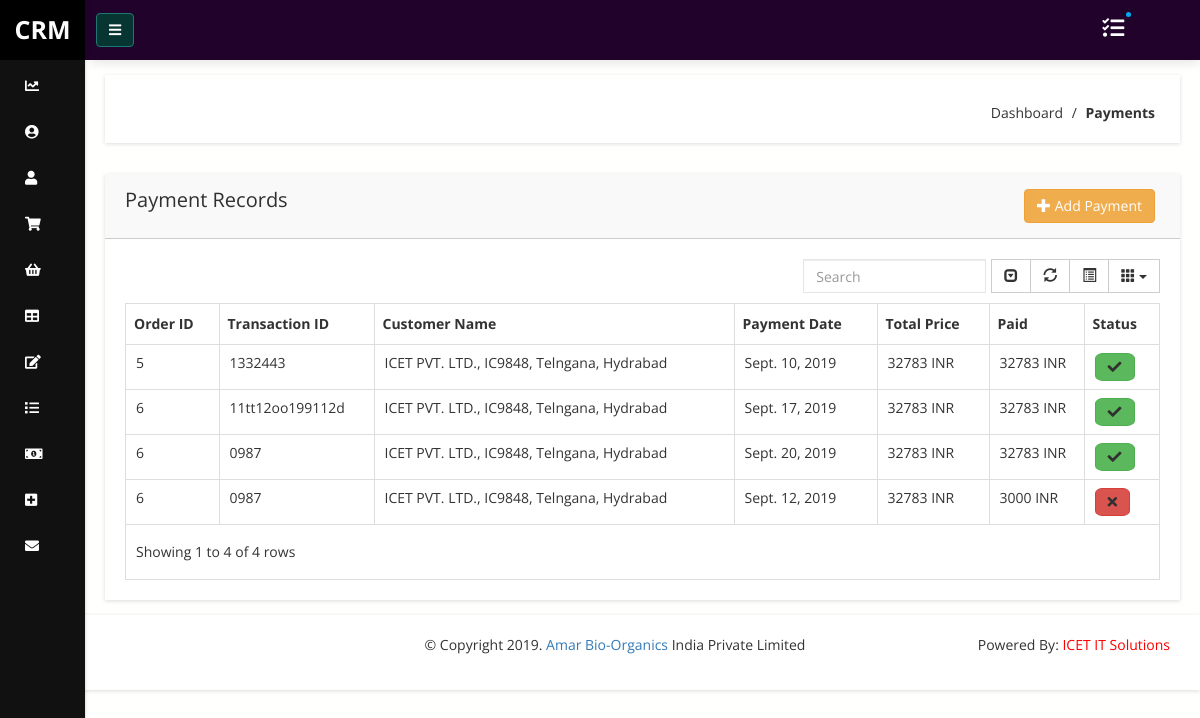
The app's page /user/payment/list (signed in) with its own data.
### crm/models.py (models this page shows, shortened)
class Payment(models.Model):
	categories_choice = (('Bakery','Bakery'),
					('Pharma','Pharma'),
					('Beverages','Beverages'),
					('Ice-Creams','Ice-Creams'),
					('Biscuits','Biscuits'),
					('Confectionary','Confectionary'),
					('B.C','B.C'),
					('SPF','SPF'))
	payment_id = models.AutoField(primary_key=True)
	invoice_id = models.CharField(max_length=500)
	transaction_id = models.CharField(max_length=500) #enabled unique field as true
	product_hsn_code = models.CharField(max_length=20,blank=True,null=True)
	order_name = models.ForeignKey(Performa,on_delete=models.CASCADE,related_name='o1')
	leads = models.ForeignKey(Lead,on_delete=models.CASCADE)
	payment_date = models.DateField(blank=True,null=True)
	pay_amount = models.IntegerField(default=0)
	due_amount = models.IntegerField(blank=True,null=True)
	created_by = models.ForeignKey(User,on_delete=models.CASCADE,blank=True,null=True)
	total_amount = models.IntegerField(blank=True,null=True)
	item_quantity = models.CharField(max_length=100, blank=True, null=True)
	attachment = models.FileField(upload_to='Payslip/',blank=True, null=True)
	categories = models.CharField(max_length=255,blank=True, null=True, choices=categories_choice)
	status = models.BooleanField(default=False)

class Performa(models.Model):
	id = models.AutoField(primary_key=True)
	user = models.ForeignKey(User, on_delete=models.CASCADE,null=True,blank=True)
	customer_name = models.ForeignKey(Lead, on_delete=models.CASCADE)
	customer_contact = models.CharField(max_length=100)
	product_name = models.ForeignKey(Product, on_delete=models.CASCADE)
	quantity = models.IntegerField()
	tentative_date = models.DateField()
	per_item_price = models.IntegerField()
	freight = models.CharField(max_length=100)
	igsst_cost = models.CharField(max_length=100, null=True,blank=True)
	total_amount = models.CharField(max_length=100, null=True,blank=True)
	bank_name = models.ForeignKey(BankDetails, on_delete=models.CASCADE)
	gst_number = models.CharField(max_length=100)
	pan_number = models.CharField(max_length=100)
	ecc = models.CharField(max_length=100)
	division = models.CharField(max_length=100,null=True,blank=True)
	range1 = models.CharField(max_length=100,null=True,blank=True)
	payment_terms = models.CharField(max_length=100,null=True,blank=True)
	delivere_terms = models.CharField(max_length=100,null=True,blank=True)
	remarks = models.CharField(max_length=100,null=True,blank=True)
	insurance = models.BooleanField(default=False)
	payment_status = models.BooleanField(default=False)
	product2 = models.CharField(max_length=100,null=True,blank=True)
	code2 = models.CharField(max_length=100,null=True,blank=True)
	per_item_price2 = models.CharField(max_length=100,null=True,blank=True)
	quantity2 = models.CharField(max_length=100,null=True,blank=True)
	product3 = models.CharField(max_length=100,null=True,blank=True)
	code3 = models.CharField(max_length=100,null=True,blank=True)
	per_item_price3 = models.CharField(max_length=100,null=True,blank=True)
	quantity3 = models.CharField(max_length=100,null=True,blank=True)
	product4 = models.CharField(max_length=100,null=True,blank=True)
	code4 = models.CharField(max_length=100,null=True,blank=True)
	per_item_price4 = models.CharField(max_length=100,null=True,blank=True)
	quantity4 = models.CharField(max_length=100,null=True,blank=True)
	product5 = models.CharField(max_length=100,null=True,blank=True)
	code5 = models.CharField(max_length=100,null=True,blank=True)
	per_item_price5 = models.CharField(max_length=100,null=True,blank=True)
	quantity5 = models.CharField(max_length=100,null=True,blank=True)
	product6 = models.CharField(max_length=100,null=True,blank=True)
	code6 = models.CharField(max_length=100,null=True,blank=True)
	per_item_price6 = models.CharField(max_length=100,null=True,blank=True)
	quantity6 = models.CharField(max_length=100,null=True,blank=True)
	product7 = models.CharField(max_length=100,null=True,blank=True)
	code7 = models.CharField(max_length=100,null=True,blank=True)
	per_item_price7 = models.CharField(max_length=100,null=True,blank=True)
	quantity7 = models.CharField(max_length=100,null=True,blank=True)
	product8 = models.CharField(max_length=100,null=True,blank=True)
	code8 = models.CharField(max_length=100,null=True,blank=True)
	per_item_price8 = models.CharField(max_length=100,null=True,blank=True)
	quantity8 = models.CharField(max_length=100,null=True,blank=True)
	product9 = models.CharField(max_length=100,null=True,blank=True)
	code9 = models.CharField(max_length=100,null=True,blank=True)
	per_item_price9 = models.CharField(max_length=100,null=True,blank=True)
	quantity9 = models.CharField(max_length=100,null=True,blank=True)
	product10 = models.CharField(max_length=100,null=True,blank=True)
	code10 = models.CharField(max_length=100,null=True,blank=True)
	per_item_price10 = models.CharField(max_length=100,null=True,blank=True)
	quantity10 = models.CharField(max_length=100,null=True,blank=True)

class Lead(models.Model):
	categories_choice = (('Bakery','Bakery'),
					('Pharma','Pharma'),
					('Beverages','Beverages'),
					('Ice-Creams','Ice-Creams'),
					('Biscuits','Biscuits'),
					('Confectionary','Confectionary'),
					('B.C','B.C'),
					('Cookies','Cookies'),
					('SPF','SPF'))
	lead_id = models.AutoField(primary_key=True)
	user = models.ForeignKey(User, on_delete=models.CASCADE, null=True, blank=True)
	contacts = models.ManyToManyField(Contact)
	lead_name = models.CharField(max_length=100,blank=True,null=True)
	first_name = models.CharField(max_length=100,null=True,blank=True)
	last_name = models.CharField(max_length=100,null=True,blank=True)
	code = models.CharField(max_length=100, unique=True)
	lead_company = models.CharField(max_length=100,null=True,blank=True)
	status = models.CharField(max_length=255, blank=True,null=True, choices=LEAD_STATUS, default="New")
	source = models.CharField(max_length=255,blank=True, null=True, choices=LEAD_SOURCE)
	phone = models.CharField(max_length=20, null=True,blank=True)
	land_line = models.CharField(max_length=20, null=True,blank=True)
	email = models.EmailField(blank=True,null=True)
	website = models.CharField(max_length=100,null=True,blank=True)
	address = models.CharField(max_length=100,null=True,blank=True)
	street =  models.CharField(max_length=100,null=True,blank=True)
	city = models.CharField(max_length=100,null=True,blank=True)
	dob1 = models.DateField()
	state =  models.CharField(max_length=100,null=True,blank=True)
	postal_code = models.IntegerField(blank=True,null=True)
	country = models.CharField(max_length=100, choices=COUNTRIES,null=True,blank=True)
	description = models.TextField(blank=True, null=True)
	attachment = models.FileField(upload_to='LeadAttach/', null=True, blank=True)
	attachment1 = models.FileField(upload_to='FSSAIL/', null=True, blank=True)
	attachment2 = models.FileField(upload_to='GST/', null=True, blank=True)
	created_on = models.DateTimeField(auto_now=True)
	designation = models.CharField(max_length=100,blank=True,null=True)
	categories = models.ManyToManyField(Category)
	lead_active = models.BooleanField(default=True)
	gst_number = models.CharField(max_length=200,null=True,blank=True)
	department = models.CharField(max_length=200,null=True,blank=True)
	currency_code = models.CharField(max_length=200,choices=CURRENCY_CODES,default='INR')
	def __str__(self):
		if self.code:
			return self.lead_company +', '+ self.code+', '+ self.state+', '+self.city
		else:
			return self.lead_company+', '+ self.state+', '+self.city

### crm/views.py (the view, shortened to what this page needs)
# urls.py: path('user/payment/list', user_payment),
def user_payment(request, id=''):
	user = request.user
	payments = Payment.objects.filter(created_by = user)
	return render(request,'user-payment.html',{'payments':payments})

### crm/templates/user-payment.html (shortened to what this page needs)
 {% extends 'base.html' %} {% load staticfiles %} {% load widget_tweaks %} {% block content %}
<div class="breadcome-area mg-b-30 small-dn">
    <div class="container-fluid">
        <div class="row">
            <div class="col-lg-12">
                <div class="breadcome-list map-mg-t-40-gl shadow-reset">
                    <div class="row">
                        <div class="col-lg-6 col-md-6 col-sm-6 col-xs-6 pull-right">
                            <ul class="breadcome-menu">
                                <li>Dashboard <span class="bread-slash">/</span>
                                </li>
                                <li><span class="bread-blod">Payments</span>
                                </li>
                            </ul>
                        </div>
                    </div>
                </div>
            </div>
        </div>
    </div>
</div>
<div class="admin-dashone-data-table-area">
    <div class="container-fluid">
        <div class="col-lg-12">
        </div>
        <div class="row">
            <div class="col-lg-12">
                <div class="sparkline8-list shadow-reset">
                    <div class="sparkline8-hd">
                        <div class="main-sparkline8-hd">
                            <div class="row">
                                <div class=" col-lg-6 col-md-6 col-xs-6 col-sm-6">
                            <h1>Payment<span class="table-project-n"> Records</span></h1>
                        </div>
                        <div class=" col-lg-6 col-md-6 col-xs-6 col-sm-6">
                            <a href="/user/add/payment" class="btn btn-warning pull-right">
                            <div >
                            <span class="glyphicon glyphicon-plus"></span> Add Payment   </div>
                        </a>
                    </div>
                </div>
                        </div>
                    </div>
                    <div class="sparkline8-graph">
                        <div class="datatable-dashv1-list custom-datatable-overright">
                            <table id="table" data-toggle="table" data-pagination="true" data-search="true" data-show-columns="true" data-show-pagination-switch="true" data-show-refresh="true" data-key-events="true" data-show-toggle="true" data-resizable="true" data-cookie="true"
                                data-cookie-id-table="saveId" data-click-to-select="true" data-show-export="false" data-toolbar="#toolbar">
                                <thead>
                                    <tr>
                                        <th data-field="order id">Order ID</th>
                                        <th data-field="transaction id">Transaction ID</th>
                                        <th data-field="lead name" data-editable="false">Customer Name</th>
                                        <th data-field="unit price" data-editable="false">Payment Date</th>
                                        <th data-field="total price">Total Price</th>
                                        <th data-field="attachment">Paid</th>
                                        <th data-field="status">Status</th>
                                    </tr>
                                </thead>
                                <tbody>
                                    {% for pay in payments %}
                                    <tr>
                                        <td>{{ pay.order_name.id }}</td>
                                        <td>{{ pay.transaction_id }}</td>
                                        <td>{{ pay.leads }}</td>
                                        <td>{{ pay.payment_date }}
                                        <td>{{ pay.total_amount }} {{ pay.leads.currency_code }}</td>
                                        <td>{{ pay.pay_amount }} {{ pay.leads.currency_code }}</td>
                                        {% if pay.status %}<td><a class="fa fa-check btn btn-success" aria-hidden="true" style="border-radius: 20%"></a></td>
                                        {% else %}
                                        <td><a class="fa fa-times btn btn-danger" aria-hidden="true" href="/user/payment/list/{{pay.payment_id}}0" style="border-radius: 20%"></a> </td>
                                        {% endif %}
                                    </tr>
                                    {% endfor %}
                                </tbody>
                            </table>
                        </div>
                    </div>
                </div>
            </div>
        </div>
    </div>
</div>
{% endblock %}

### records on screen
Payment: order_name.id "5", transaction_id "1332443", leads "ICET PVT. LTD., IC9848, Telngana, Hydrabad", payment_date "Sept. 10, 2019", total_amount "32783", leads.currency_code "INR", pay_amount "32783", status True (drawn)
Payment: order_name.id "6", transaction_id "11tt12oo199112d", leads "ICET PVT. LTD., IC9848, Telngana, Hydrabad", payment_date "Sept. 17, 2019", total_amount "32783", leads.currency_code "INR", pay_amount "32783", status True (drawn)
Payment: order_name.id "6", transaction_id "0987", leads "ICET PVT. LTD., IC9848, Telngana, Hydrabad", payment_date "Sept. 20, 2019", total_amount "32783", leads.currency_code "INR", pay_amount "32783", status True (drawn)
Payment: order_name.id "6", transaction_id "0987", leads "ICET PVT. LTD., IC9848, Telngana, Hydrabad", payment_date "Sept. 12, 2019", total_amount "32783", leads.currency_code "INR", pay_amount "3000"
